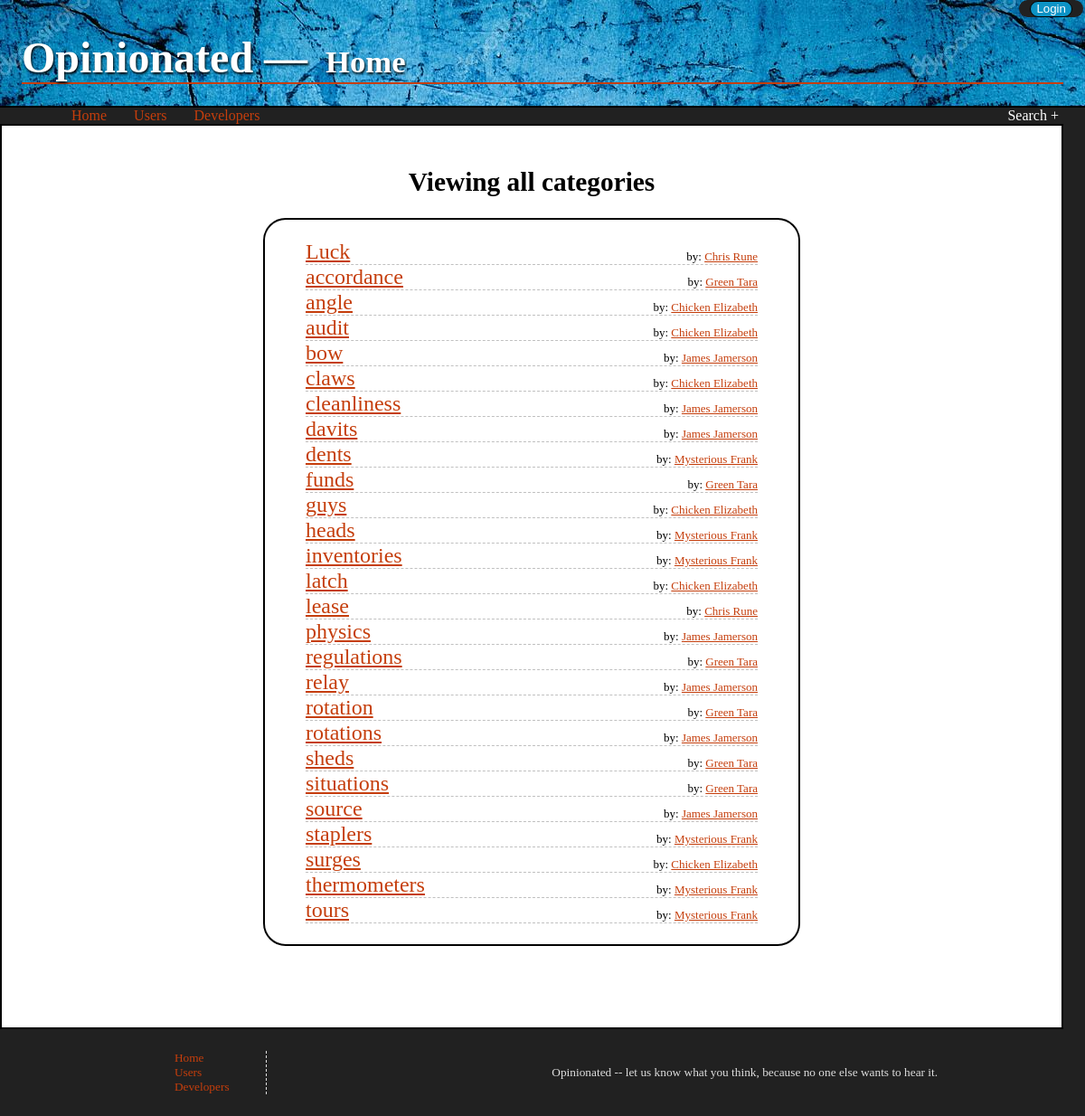
The page /home on the database its author committed.
### models.py (models this page shows, shortened)
class Category(Base):
    __tablename__ = 'category'
    id = Column(Integer, primary_key=True)
    name = Column(String(250), nullable=False)
    created_by = Column(Integer, ForeignKey('user.id'))

### server.py (the view)
@app.route('/')
@app.route('/home')
def showIndex():
    categories = session.query(Category).order_by(Category.name).all()
    for category in categories:
        category.users_name = session.query(User).filter_by(
            id=category.created_by).one().username
    return render_template('categoryList.html', categories=categories)

### templates/categoryList.html
{% extends 'wrapper.html' %}
{% block body %}
	{% if search %}
	<h3> Search results for "{{search}}"</h3>
	{% else %}
	<h3>Viewing all categories</h3>
	{% endif %}
<ul>
	{% for category in categories %}
		<li> <a href="{{url_for('showCategory', category_id = category.id)}}">{{ category.name }} </a> <span class="byLine"> by: <a href="{{url_for('showUserCats', user_id = category.created_by)}}">{{category.users_name}}</a> </span></li>
	{% endfor %}
</ul>
{% endblock %}

### static/css/styles.css (style rules this page uses)
a { color: #c53e0c; }
ul { margin: 0; }
body { margin: 0; font-family: Georgia; min-height: 100vh; background-color: #212121; }
h3 { margin: 2% auto; text-align: center; font-size: 16pt; }
.byLine { font-size: small; }
main ul { padding: 2% 4%; text-align: left; width: 90%; max-width: 500px; margin: auto; font-size: 18pt; border: solid black 2px; border-radius: 25px; }
main ul li { display: flex; justify-content: space-between; border-bottom: dashed silver 1px; align-items: flex-end; }
main ul li .byLine { margin-left: 10%; float: right; }
@media only screen and (min-width: 600px) { h3 { font-size: 22pt; } }

### rows shown on the page
Category: name "Luck", users_name "Chris Rune"
Category: name "accordance", users_name "Green Tara"
Category: name "angle", users_name "Chicken Elizabeth"
Category: name "audit", users_name "Chicken Elizabeth"
Category: name "bow", users_name "James Jamerson"
Category: name "claws", users_name "Chicken Elizabeth"
Category: name "cleanliness", users_name "James Jamerson"
Category: name "davits", users_name "James Jamerson"
Category: name "dents", users_name "Mysterious Frank"
Category: name "funds", users_name "Green Tara"
Category: name "guys", users_name "Chicken Elizabeth"
Category: name "heads", users_name "Mysterious Frank"
Category: name "inventories", users_name "Mysterious Frank"
Category: name "latch", users_name "Chicken Elizabeth"
Category: name "lease", users_name "Chris Rune"
Category: name "physics", users_name "James Jamerson"
Category: name "regulations", users_name "Green Tara"
Category: name "relay", users_name "James Jamerson"
Category: name "rotation", users_name "Green Tara"
Category: name "rotations", users_name "James Jamerson"
Category: name "sheds", users_name "Green Tara"
Category: name "situations", users_name "Green Tara"
Category: name "source", users_name "James Jamerson"
Category: name "staplers", users_name "Mysterious Frank"
Category: name "surges", users_name "Chicken Elizabeth"
Category: name "thermometers", users_name "Mysterious Frank"
Category: name "tours", users_name "Mysterious Frank"
